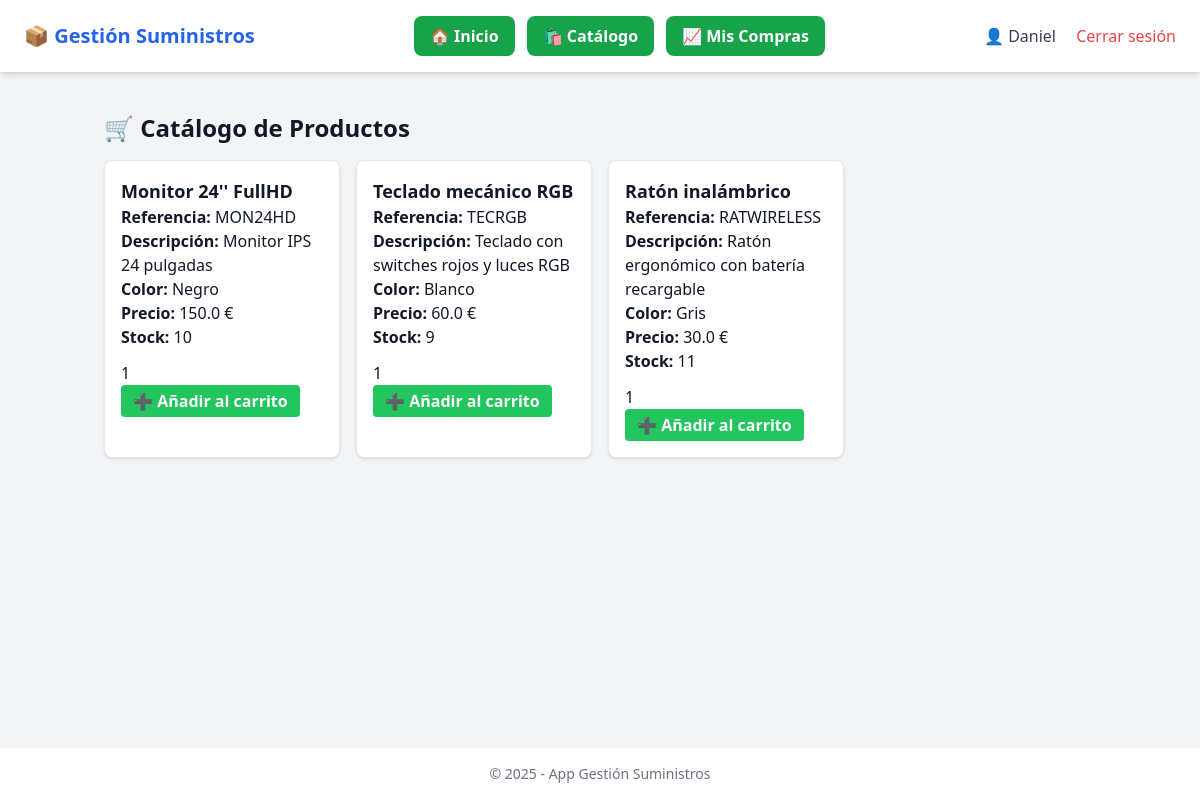
Before: /catalogo (signed in) with the older database file.
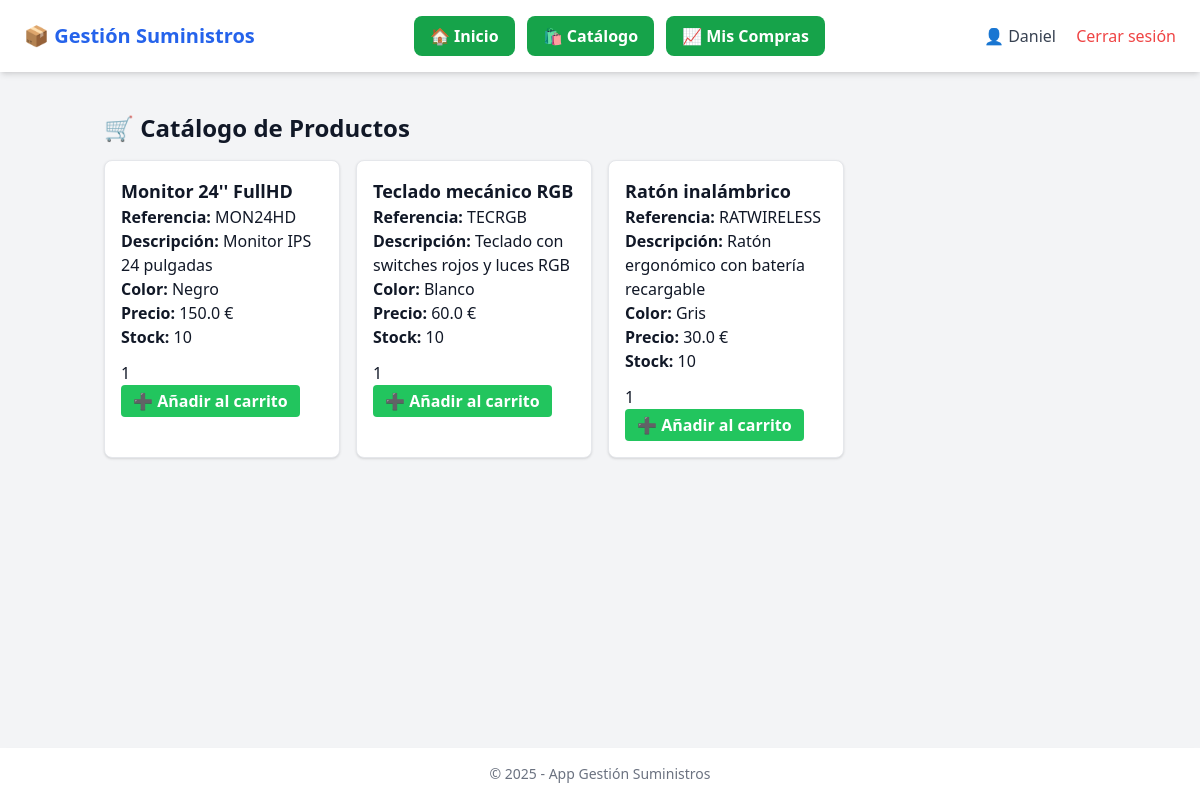
After: the same page with the newer database file.
### app/models.py (models this page shows, shortened)
class Usuario(UserMixin, db.Model):
    id = db.Column(db.Integer, primary_key=True)
    nombre = db.Column(db.String(150), nullable=False)
    email = db.Column(db.String(150), unique=True, nullable=False)
    password = db.Column(db.String(256), nullable=False)
    rol = db.Column(db.String(50), nullable=False, default='cliente')

class Producto(db.Model):
    id = db.Column(db.Integer, primary_key=True)
    nombre = db.Column(db.String(150), nullable=False)
    descripcion = db.Column(db.Text)
    cantidad = db.Column(db.Integer, nullable=False)
    stock_maximo = db.Column(db.Integer, nullable=False, default=100)
    precio = db.Column(db.Float, nullable=False)
    ubicacion = db.Column(db.String(100))
    referencia = db.Column(db.String(100))
    color = db.Column(db.String(50))
    proveedores = db.relationship('Proveedor', secondary=producto_proveedor, backref='productos')

### app/routes.py (the view)
@main.route('/catalogo')
@login_required
def catalogo():
    if current_user.rol != 'cliente':
        flash('Acceso solo para clientes')
        return redirect(url_for('main.home'))
    productos = Producto.query.all()
    return render_template('catalogo.html',productos=productos)

### app/routes.py (called while the page is built)
@login_manager.user_loader
def load_user(user_id):
    return Usuario.query.get(int(user_id))

### app/templates/catalogo.html (shortened to what this page needs)
{% extends 'base.html' %}
{% block content %}
<h1 class="text-2xl font-bold mb-4">🛒 Catálogo de Productos</h1>
<div class="grid grid-cols-1 sm:grid-cols-2 md:grid-cols-3 lg:grid-cols-4 gap-4">
  {% for p in productos %}
  <div class="border rounded-lg p-4 shadow hover:shadow-lg transition bg-white">
    <h3 class="text-lg font-semibold">{{ p.nombre }}</h3>
    <p><strong>Referencia:</strong> {{ p.referencia }}</p>
    <p><strong>Descripción:</strong> {{ p.descripcion }}</p>
    <p><strong>Color:</strong> {{ p.color }}</p>
    <p><strong>Precio:</strong> {{ p.precio }} €</p>
    <p><strong>Stock:</strong> {{ p.cantidad }}</p>
    {% if p.cantidad > 0 %}
    <form method="POST" action="{{ url_for('main.comprar_producto', producto_id=p.id) }}" class="mt-3">
      <input type="number" name="cantidad" value="1" min="1" max="{{p.cantidad}}">
      <button type="submit" class="bg-green-500 hover:bg-green-600 text-white font-semibold py-1 px-3 rounded">
        ➕ Añadir al carrito
      </button>
    </form>
    {% else %}
    <p class="text-red-600 mt-3 font-semibold">❌ Sin stock</p>
    {% endif %}
  </div>
  {% endfor %}
</div>
{% endblock %}

### app/templates/base.html (shortened to what this page needs)
<!DOCTYPE html>
<html lang="es">
<head>
    <script src="https://cdn.tailwindcss.com"></script>
</head>
<body class="bg-gray-100 text-gray-900 font-sans min-h-screen flex flex-col">
    <nav class="bg-white shadow-md px-6 py-4 flex justify-between items-center">
        <a class="text-xl font-bold text-blue-600 cursor-pointer" href="{{ url_for('main.home')}}">📦 Gestión
            Suministros</a>
        {% if current_user.is_authenticated %}
        <div class="flex gap-3 flex-wrap">
            {% if current_user.rol == 'admin' %}
            <a href="{{ url_for('main.home') }}"
                class="text-white bg-blue-600 py-2 px-4 rounded-lg font-semibold hover:bg-blue-700 transition">
                🏠 Inicio
            </a>
            <a href="{{ url_for('main.listar_productos') }}"
                class="text-white bg-blue-600 py-2 px-4 rounded-lg font-semibold hover:bg-blue-700 transition">
                📦 Productos
            </a>
            <a href="{{ url_for('main.listar_proveedores') }}"
                class="text-white bg-blue-600 py-2 px-4 rounded-lg font-semibold hover:bg-blue-700 transition">
                🏭 Proveedores
            </a>
            <a href="{{ url_for('main.estadisticas') }}"
                class="text-white bg-blue-600 py-2 px-4 rounded-lg font-semibold hover:bg-blue-700 transition">
                📊 Ventas
            </a>
            {% else %}
            <a href="{{ url_for('main.home') }}"
                class="text-white bg-green-600 py-2 px-4 rounded-lg font-semibold hover:bg-green-700 transition">
                🏠 Inicio
            </a>
            <a href="{{ url_for('main.catalogo') }}"
                class="text-white bg-green-600 py-2 px-4 rounded-lg font-semibold hover:bg-green-700 transition">
                🛍️ Catálogo
            </a>
            <a href="{{ url_for('main.mis_ventas') }}"
                class="text-white bg-green-600 py-2 px-4 rounded-lg font-semibold hover:bg-green-700 transition">
                📈 Mis Compras
            </a>
            {% endif %}
        </div>
        {% endif %}
        <div class="space-x-4">
            {% if current_user.is_authenticated %}
            <span class="text-gray-700">👤 {{ current_user.nombre }}</span>
            <a href="{{ url_for('main.logout') }}" class="text-red-500 hover:underline">Cerrar sesión</a>
            {% else %}
            <a href="{{ url_for('main.login') }}" class="text-blue-600 hover:underline">Login</a>
            <a href="{{ url_for('main.register') }}" class="text-blue-600 hover:underline">Registro</a>
            {% endif %}
        </div>
    </nav>
    <main class="flex-1 container mx-auto px-4 py-6">
        {% block content %}{% endblock %}
    </main>
    <footer class="bg-white shadow-md text-center text-sm text-gray-500 py-4 mt-auto">
        &copy; {{ current_year or 2025 }} - App Gestión Suministros
    </footer>
</body>
</html>

Changed rows visible on the page:
changed Producto "Teclado mecánico RGB": cantidad "9" → "10"
changed Producto "Ratón inalámbrico": cantidad "11" → "10"
